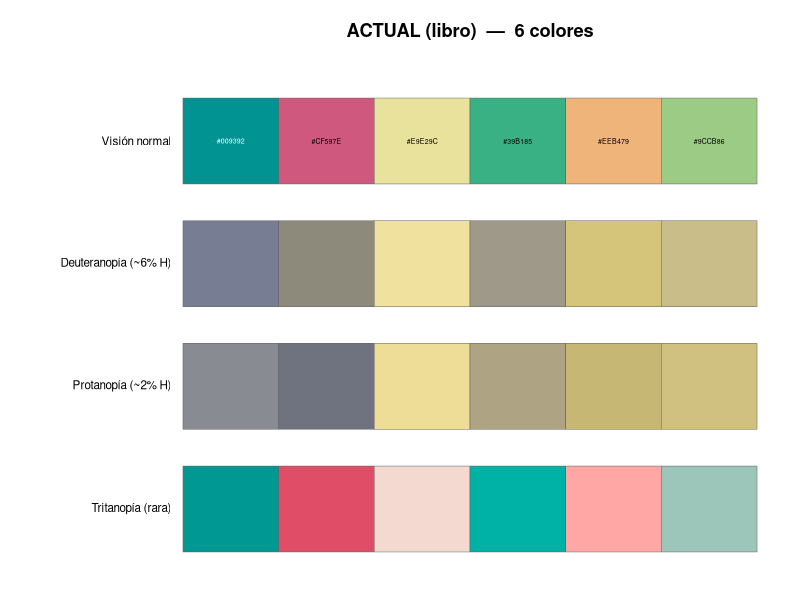
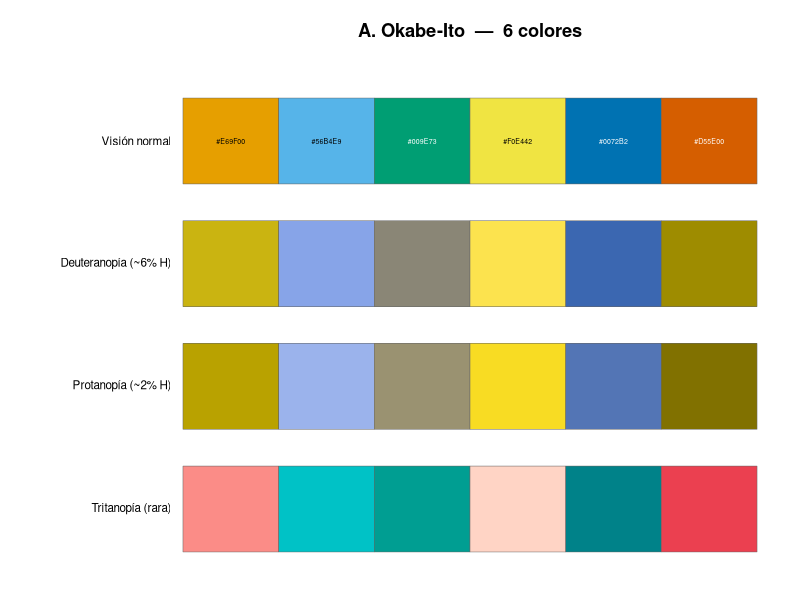
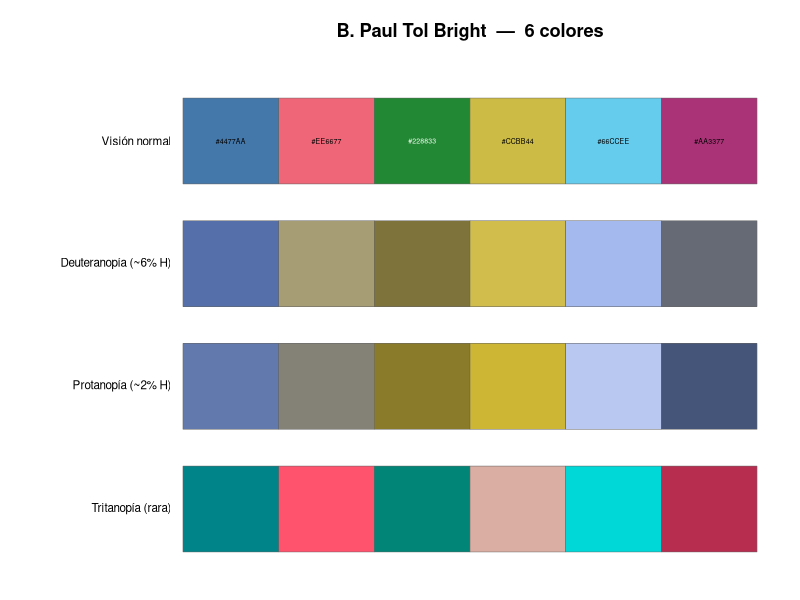
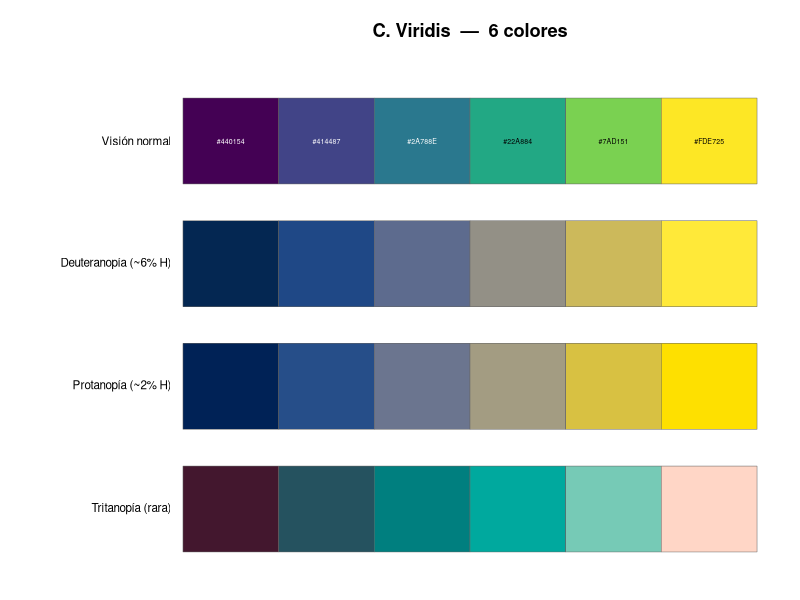
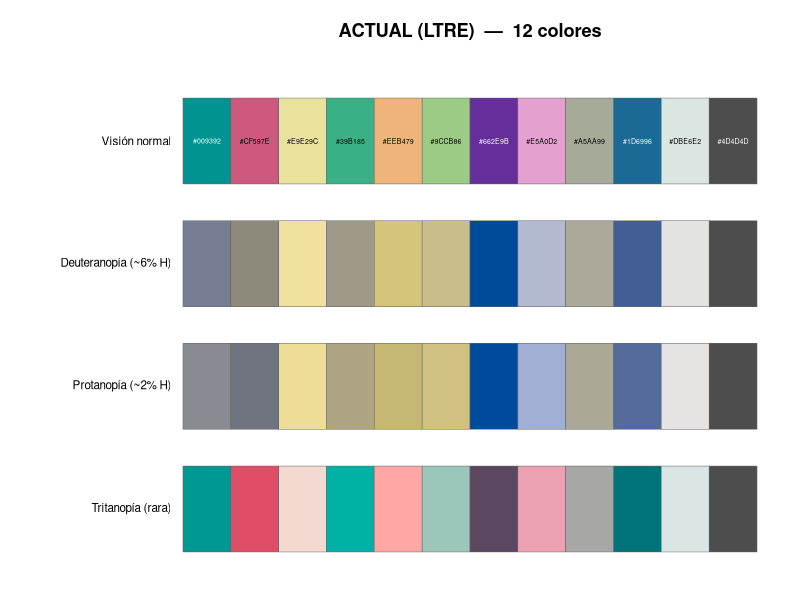
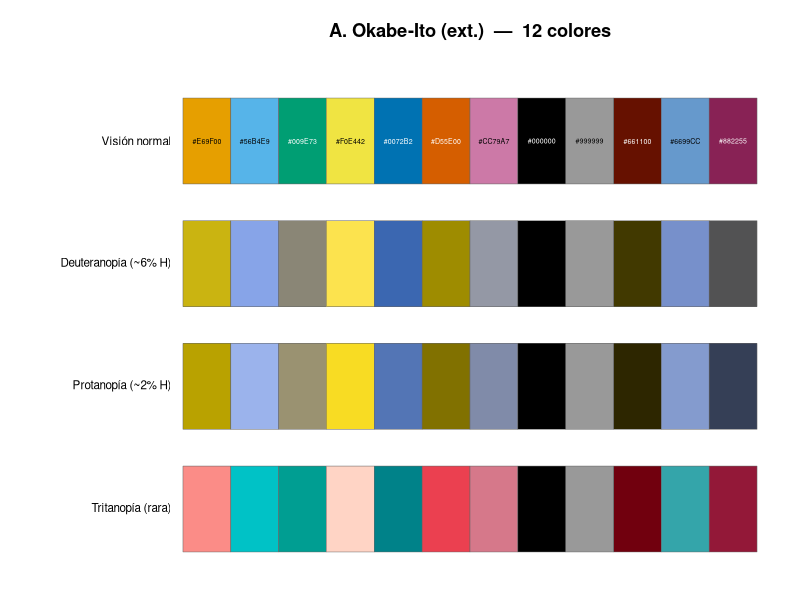
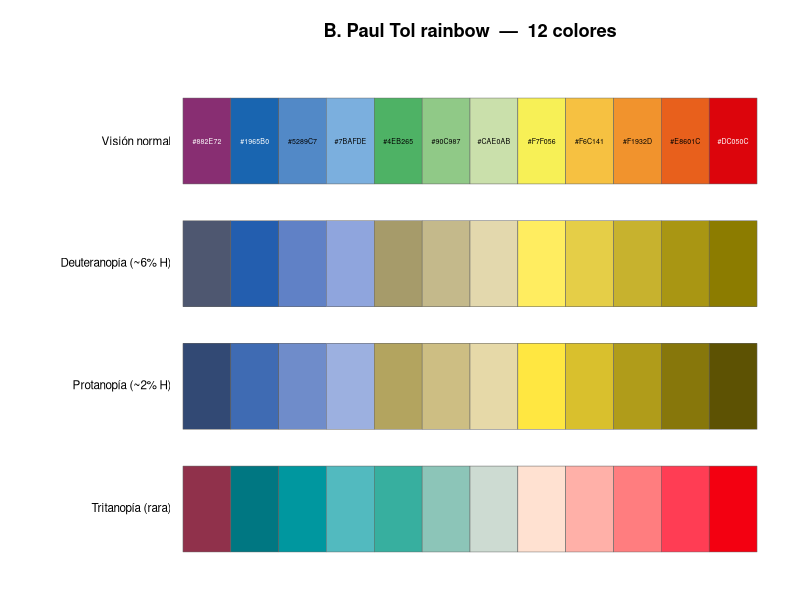
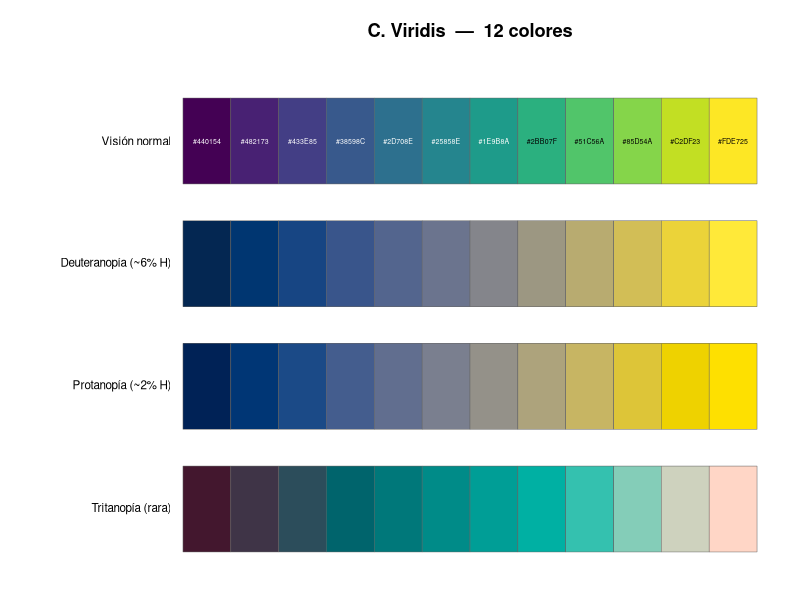

Write R code to recreate these figures, in order.
# compare_palettes.R
# =========================================================================
# Compara la paleta de color que usa el libro AHORA contra 3 alternativas
# seguras para daltonismo (colour-blind-safe), para elegir UNA consistente
# en todo el libro (incluyendo la versión de 12 colores que necesita LTRE).
#
# Uso (en RStudio, working directory = raíz del proyecto):
#
#   source("scripts/compare_palettes.R")
#
# Produce:
#   - una tabla en la consola con todos los hex de cada paleta;
#   - "palette_comparison.pdf" : swatches de cada paleta simulando visión
#     normal, deuteranopía, protanopía y tritanopía (para n = 6 y n = 12);
#   - si ggplot2 está disponible, "palette_demo.pdf" con un gráfico de
#     barras de ejemplo usando cada paleta.
#
# Dependencias:
#   - base R (obligatorio).
#   - colorspace (OPCIONAL) — para simular daltonismo. Si no está, el PDF
#     muestra solo visión normal y avisa. Instalar: install.packages("colorspace")
#   - ggplot2 (OPCIONAL) — solo para el demo de barras.
# =========================================================================

# ---- 1. Paletas --------------------------------------------------------

# La paleta ACTUAL del libro (definida en R/rlt_theme.R como `diverging`).
current_6  <- c("#009392", "#CF597E", "#E9E29C", "#39B185", "#EEB479", "#9CCB86")
# La extensión a 12 que usa SOLO el capítulo LTRE (114).
current_12 <- c(current_6,
                "#662E9B", "#E5A0D2", "#A5AA99", "#1D6996", "#DBE6E2", "#4D4D4D")

# --- Alternativa A: Okabe-Ito ------------------------------------------
# El estándar de facto para paletas cualitativas seguras para daltonismo
# (Okabe & Ito, "Color Universal Design"). 8 colores nativos.
okabe_ito_8 <- c("#E69F00", "#56B4E9", "#009E73", "#F0E442",
                 "#0072B2", "#D55E00", "#CC79A7", "#000000")
A_6  <- okabe_ito_8[1:6]
# Okabe-Ito solo define 8; para 12 se extiende con 4 tonos distintos
# (compromiso: más allá de ~8 categorías cualitativas, considere Viridis).
A_12 <- c(okabe_ito_8, "#999999", "#661100", "#6699CC", "#882255")

# --- Alternativa B: Paul Tol -------------------------------------------
# Esquemas "Bright" (6-7) y "discrete rainbow" (12), diseñados explícita-
# mente para ser seguros para daltonismo (Tol, SRON technical note).
tol_bright_7 <- c("#4477AA", "#EE6677", "#228833", "#CCBB44",
                  "#66CCEE", "#AA3377", "#BBBBBB")
B_6  <- tol_bright_7[1:6]
B_12 <- c("#882E72", "#1965B0", "#5289C7", "#7BAFDE", "#4EB265", "#90C987",
          "#CAE0AB", "#F7F056", "#F6C141", "#F1932D", "#E8601C", "#DC050C")

# --- Alternativa C: Viridis --------------------------------------------
# Perceptualmente uniforme y segura para daltonismo a CUALQUIER n. Es
# secuencial, así que es ideal cuando las categorías tienen ORDEN (p. ej.
# clases de tamaño/etapa: plántula -> juvenil -> adulto), menos ideal para
# categorías puramente nominales (los adyacentes se parecen).
C_6  <- c("#440154", "#414487", "#2A788E", "#22A884", "#7AD151", "#FDE725")
C_12 <- c("#440154", "#482173", "#433E85", "#38598C", "#2D708E", "#25858E",
          "#1E9B8A", "#2BB07F", "#51C56A", "#85D54A", "#C2DF23", "#FDE725")

palettes_6 <- list(
  "ACTUAL (libro)"      = current_6,
  "A. Okabe-Ito"        = A_6,
  "B. Paul Tol Bright"  = B_6,
  "C. Viridis"          = C_6
)
palettes_12 <- list(
  "ACTUAL (LTRE)"           = current_12,
  "A. Okabe-Ito (ext.)"     = A_12,
  "B. Paul Tol rainbow"     = B_12,
  "C. Viridis"              = C_12
)

# ---- 2. Tabla en consola ----------------------------------------------

print_palette <- function(name, cols) {
  cat("\n", name, "  (", length(cols), " colores)\n", sep = "")
  cat("  ", paste(cols, collapse = ", "), "\n", sep = "")
}
cat("=========================================================\n")
cat(" PALETAS DE 6 COLORES\n")
cat("=========================================================\n")
invisible(Map(print_palette, names(palettes_6), palettes_6))
cat("\n=========================================================\n")
cat(" PALETAS DE 12 COLORES (para LTRE)\n")
cat("=========================================================\n")
invisible(Map(print_palette, names(palettes_12), palettes_12))

# ---- 3. Simulación de daltonismo --------------------------------------

has_colorspace <- requireNamespace("colorspace", quietly = TRUE)
if (!has_colorspace) {
  message("\n[aviso] El paquete 'colorspace' no está instalado: el PDF ",
          "mostrará SOLO visión normal.\n        Para simular daltonismo: ",
          "install.packages(\"colorspace\")")
}

# Devuelve una lista de versiones (normal + tipos de daltonismo) de un vector
# de colores.
cvd_versions <- function(cols) {
  if (!has_colorspace) return(list("Visión normal" = cols))
  list(
    "Visión normal"          = cols,
    "Deuteranopía (~6% H)"   = colorspace::deutan(cols),
    "Protanopía (~2% H)"     = colorspace::protan(cols),
    "Tritanopía (rara)"      = colorspace::tritan(cols)
  )
}

# ---- 4. Dibujar swatches ----------------------------------------------

# Una fila de rectángulos de color con su hex debajo.
draw_swatch_row <- function(cols, y, row_label, label_hex = TRUE) {
  n  <- length(cols)
  x0 <- seq(0, 1, length.out = n + 1)[-(n + 1)]
  w  <- 1 / n
  rect(x0, y, x0 + w, y + 0.7, col = cols, border = "grey40", lwd = 0.5)
  text(-0.02, y + 0.35, row_label, adj = 1, cex = 0.7, xpd = NA)
  if (label_hex && n <= 12) {
    text(x0 + w / 2, y + 0.35, cols, cex = 0.42,
         col = ifelse(colSums(col2rgb(cols)) < 330, "white", "black"))
  }
}

# Una página: una paleta mostrada bajo cada tipo de visión.
draw_palette_page <- function(name, cols) {
  vers <- cvd_versions(cols)
  k    <- length(vers)
  op <- par(mar = c(0.5, 8, 3, 1)); on.exit(par(op))
  plot(NA, xlim = c(0, 1), ylim = c(0, k), axes = FALSE, xlab = "", ylab = "")
  title(main = sprintf("%s  —  %d colores", name, length(cols)), cex.main = 1.1)
  ys <- rev(seq(0, k - 1)) + 0.15
  for (i in seq_len(k)) {
    draw_swatch_row(vers[[i]], ys[i], names(vers)[i],
                    label_hex = (i == 1))  # hex solo en la fila normal
  }
}

pdf("palette_comparison.pdf", width = 9, height = 6)
# Sección de 6 colores
for (nm in names(palettes_6)) draw_palette_page(nm, palettes_6[[nm]])
# Sección de 12 colores
for (nm in names(palettes_12)) draw_palette_page(nm, palettes_12[[nm]])
dev.off()
cat("\n[ok] Escrito: palette_comparison.pdf\n")

# ---- 5. Demo ggplot (opcional) ----------------------------------------

if (requireNamespace("ggplot2", quietly = TRUE)) {
  library(ggplot2)
  set.seed(1)
  demo_df <- data.frame(
    etapa = factor(paste0("Etapa ", 1:6), levels = paste0("Etapa ", 1:6)),
    valor = c(8, 5, 6, 9, 4, 7)
  )
  make_demo <- function(name, cols) {
    ggplot(demo_df, aes(etapa, valor, fill = etapa)) +
      geom_col() +
      scale_fill_manual(values = cols) +
      labs(title = name, x = NULL, y = "Valor") +
      theme_minimal(base_size = 11) +
      theme(legend.position = "none")
  }
  pdf("palette_demo.pdf", width = 7, height = 4.5)
  for (nm in names(palettes_6)) print(make_demo(nm, palettes_6[[nm]]))
  dev.off()
  cat("[ok] Escrito: palette_demo.pdf (barras de ejemplo por paleta)\n")
} else {
  message("[aviso] ggplot2 no disponible: se omite palette_demo.pdf")
}

cat("\nListo. Abra palette_comparison.pdf para comparar.\n")
cat("Cuando elija, dígame cuál (ACTUAL/A/B/C) y la aplico en R/rlt_theme.R\n")
cat("y en los 7 capítulos con tema inline (108,110,112,114,115,118,122).\n")
